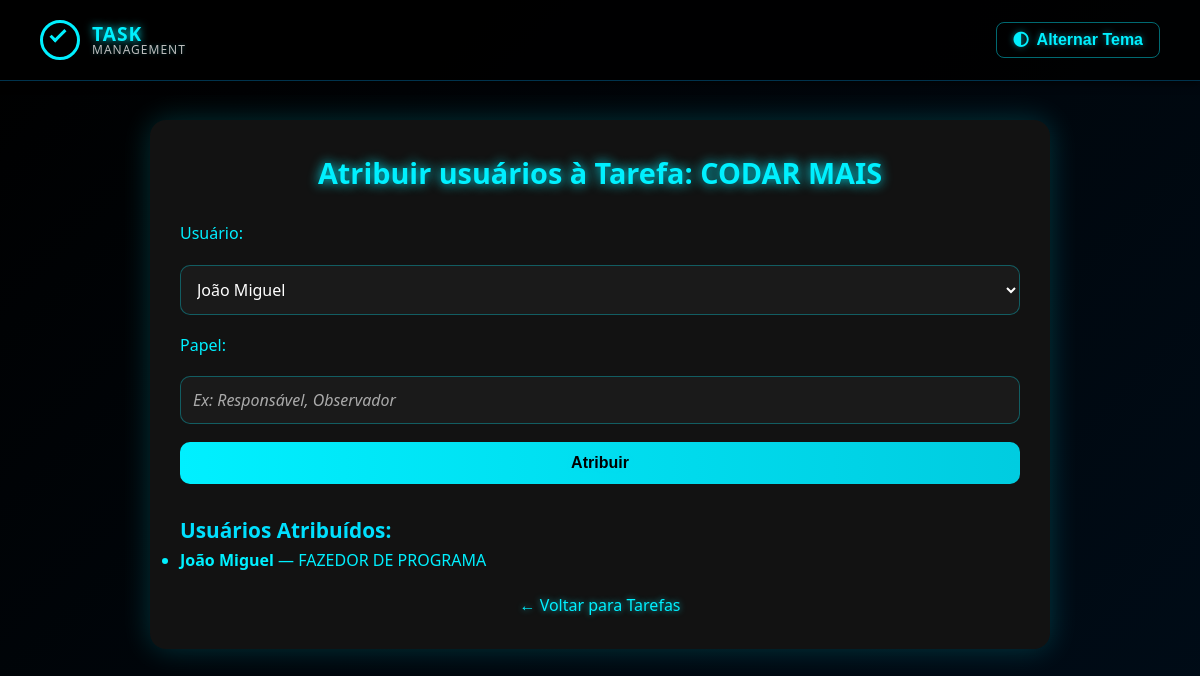
The page /atribuicoes/1 (signed in) on the database its author committed.
### tables this page shows
CREATE TABLE tarefas_tb (
            id_tarefa INTEGER PRIMARY KEY AUTOINCREMENT,
            id_projeto INTEGER,
            titulo TEXT NOT NULL,
            descricao TEXT,
            status TEXT,
            prioridade TEXT,
            data_criacao DATE,
            data_entrega DATE,
            FOREIGN KEY(id_projeto) REFERENCES projetos_tb(id_projeto)
        );

CREATE TABLE atribuicoes_tarefa_tb (
            id_atribuicao INTEGER PRIMARY KEY AUTOINCREMENT,
            id_tarefa INTEGER,
            id_usuario INTEGER,
            papel TEXT,
            FOREIGN KEY(id_tarefa) REFERENCES tarefas_tb(id_tarefa),
            FOREIGN KEY(id_usuario) REFERENCES usuarios_tb(id_usuario)
        );

CREATE TABLE usuarios_tb (
            id_usuario INTEGER PRIMARY KEY AUTOINCREMENT,
            nome_completo TEXT NOT NULL,
            email TEXT UNIQUE NOT NULL,
            senha TEXT NOT NULL,
            imagem_perfil TEXT
        , id_perfil INTEGER);

### app.py (the view, shortened to what this page needs)
@app.route('/atribuicoes/<int:id_tarefa>', methods=['GET', 'POST'])
def atribuicoes(id_tarefa):
    if 'usuario' not in session:
        return redirect('/login')
    conn = conectar()
    cursor = conn.cursor()
    cursor.execute('SELECT titulo, id_projeto FROM tarefas_tb WHERE id_tarefa = ?', (id_tarefa,))
    tarefa = cursor.fetchone()
    cursor.execute('SELECT id_usuario, nome_completo FROM usuarios_tb')
    usuarios = cursor.fetchall()
    cursor.execute('''
        SELECT a.id_atribuicao, u.nome_completo, a.papel
        FROM atribuicoes_tarefa_tb a
        JOIN usuarios_tb u ON a.id_usuario = u.id_usuario
        WHERE a.id_tarefa = ?
    ''', (id_tarefa,))
    atribuicoes = cursor.fetchall()
    conn.close()
    return render_template('atribuicoes.html', tarefa=tarefa, usuarios=usuarios, atribuicoes=atribuicoes, id_tarefa=id_tarefa)

### app.py (called while the page is built)
def conectar():
    return sqlite3.connect("db/database.db")

### templates/atribuicoes.html (shortened to what this page needs)
<!DOCTYPE html>
<html lang="pt-br">
<head>
    <link rel="stylesheet" href="/static/style.css">
    <link rel="stylesheet" href="https://cdnjs.cloudflare.com/ajax/libs/font-awesome/6.5.0/css/all.min.css">
</head>
<body class="dark">
    <header class="top-bar">
        <div class="logo">
            <div class="logo-icon">
                <div class="circle"></div>
                <div class="check"></div>
            </div>
            <div class="logo-text">
                <span class="title">TASK</span>
                <span class="subtitle">MANAGEMENT</span>
            </div>
        </div>
        <button id="toggle-theme" class="theme-toggle-btn" aria-label="Alternar tema">
            <i class="fas fa-adjust"></i> Alternar Tema
        </button>
    </header>
    <main class="container">
        <h2>Atribuir usuários à Tarefa: {{ tarefa[0] }}</h2>
        <form method="POST">
            <label for="id_usuario">Usuário:</label>
            <select name="id_usuario" id="id_usuario" required>
                {% for usuario in usuarios %}
                    <option value="{{ usuario[0] }}">{{ usuario[1] }}</option>
                {% endfor %}
            </select>
            <label for="papel">Papel:</label>
            <input type="text" name="papel" id="papel" placeholder="Ex: Responsável, Observador" required>
            <button type="submit">Atribuir</button>
        </form>
        <h3>Usuários Atribuídos:</h3>
        {% if atribuicoes %}
            <ul>
                {% for a in atribuicoes %}
                    <li><strong>{{ a[1] }}</strong> — {{ a[2] }}</li>
                {% endfor %}
            </ul>
        {% else %}
            <p>Nenhum usuário atribuído ainda.</p>
        {% endif %}
        <p style="margin-top: 20px; text-align: center;">
            <a href="/tarefas/{{ tarefa[1] }}">← Voltar para Tarefas</a>
        </p>
    </main>
</body>
</html>

### static/style.css (style rules this page uses)
* { margin: 0; padding: 0; box-sizing: border-box; }
body { font-family: 'Segoe UI', Roboto, Arial, sans-serif; line-height: 1.6; min-height: 100vh; background-attachment: fixed; transition: background 0.3s ease, color 0.3s ease; }
body.dark { background: linear-gradient(135deg, #000000, #001a33, #004466); color: #00f0ff; background-size: 400% 400%; animation: neonGradientAnim 15s ease infinite; }
.top-bar { position: fixed; top: 0; width: 100%; display: flex; justify-content: space-between; align-items: center; padding: 20px 40px; background-color: rgba(0, 0, 0, 0.85); border-bottom: 1px solid #00334d; z-index: 1000; box-shadow: 0 2px 8px rgba(0,0,0,0.7); transition: background-color 0.3s ease; }
.logo { display: flex; align-items: center; gap: 12px; user-select: none; }
.logo-icon { position: relative; width: 40px; height: 40px; flex-shrink: 0; }
.logo-icon .circle { width: 100%; height: 100%; border: 3px solid #00f0ff; border-radius: 50%; }
.logo-icon .check { position: absolute; top: 10px; left: 10px; width: 16px; height: 8px; border-left: 3px solid #00f0ff; border-bottom: 3px solid #00f0ff; transform: rotate(-45deg); }
.logo-text { display: flex; flex-direction: column; line-height: 1; }
.logo-text .title { font-size: 1.2rem; font-weight: 600; color: #00f0ff; letter-spacing: 1px; text-shadow: 0 0 8px #00f0ff; }
.logo-text .subtitle { font-size: 0.75rem; font-weight: 400; color: #bbb; letter-spacing: 1px; text-shadow: 0 0 4px #00f0ff40; }
.theme-toggle-btn { background: transparent; color: #00f0ff; border: 1px solid #00f0ff70; border-radius: 8px; padding: 8px 16px; cursor: pointer; transition: background 0.3s, transform 0.2s, color 0.3s; user-select: none; font-weight: 600; text-shadow: 0 0 6px #00f0ff80; }
.container { width: 90%; max-width: 900px; margin: 120px auto 60px; padding: 30px; background-color: #121212; border-radius: 16px; box-shadow: 0 0 30px rgba(0, 240, 255, 0.2); transition: background-color 0.3s, color 0.3s; }
h2 { text-align: center; margin-bottom: 25px; font-size: 1.8rem; color: #00f0ff; text-shadow: 0 0 12px #00f0ff; user-select: none; }
h3 { margin-top: 30px; font-size: 1.3rem; color: #00e0ff; user-select: none; }
form { display: flex; flex-direction: column; gap: 18px; }
input[type="text"], input[type="email"], input[type="password"], input[type="file"], select { padding: 12px; background-color: #1a1a1a; color: #ffffff; border: 1px solid #00f0ff50; border-radius: 10px; transition: border 0.3s, background 0.3s, color 0.3s; font-size: 1rem; font-family: inherit; }
input::placeholder { color: #aaa; font-style: italic; }
button { padding: 12px; background: linear-gradient(to right, #00f0ff, #00cce0); color: #000; font-weight: bold; border: none; border-radius: 10px; cursor: pointer; transition: transform 0.2s, box-shadow 0.2s, background 0.3s; display: inline-flex; align-items: center; justify-content: center; gap: 8px; font-size: 1rem; user-select: none; text-shadow: 0 0 6px #00e0ffaa; }
button i { font-size: 0.95rem; }
a { color: #00f0ff; text-decoration: none; transition: color 0.2s; user-select: text; text-shadow: 0 0 6px #00f0ffaa; }

### rows shown on the page
tarefas_tb: titulo "CODAR MAIS"
atribuicoes_tarefa_tb: nome_completo "João Miguel", papel "FAZEDOR DE PROGRAMA"

### other values the page prints
form field id_usuario "João Miguel"
